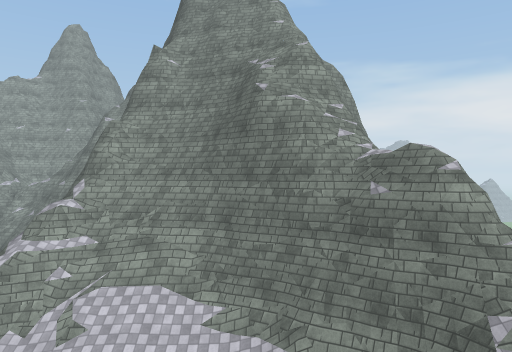
View 1 (above)

13 first-person views from a walk through a scene from a Unity 3-D project. The camera is 1.3 m above the floor, looks level and sees 70° across. The floor is counted in squares, 2 m on a side. Each view is taken from the middle of a square. On the plan, view 1 faces up. The plan holds only what a view shows up to about 11 squares ahead; the rest is blank. The place goes on beyond the plan. The terrain is drawn as flat ground. Some surface patterns are stand-ins.

View 2
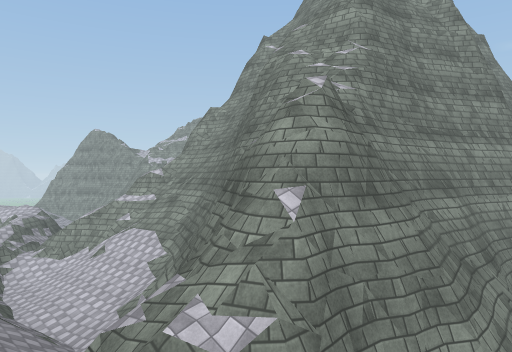

View 3
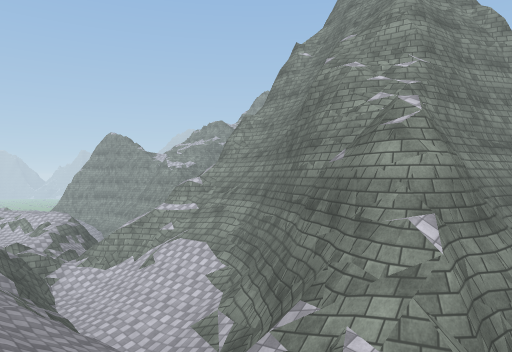

View 4
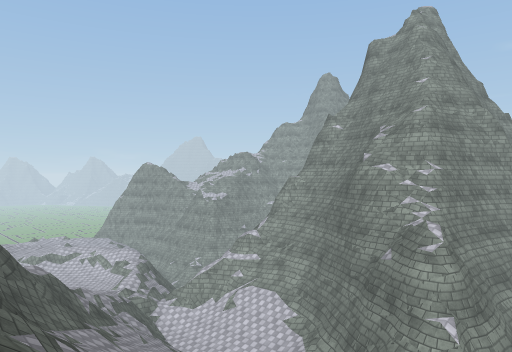

View 5
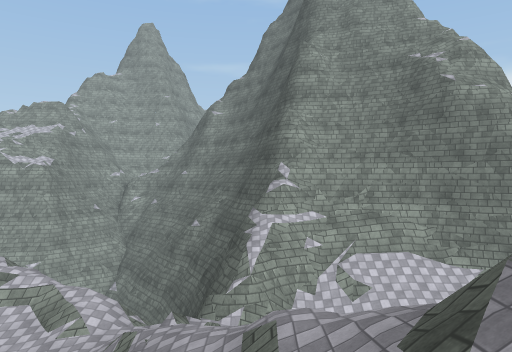

View 6
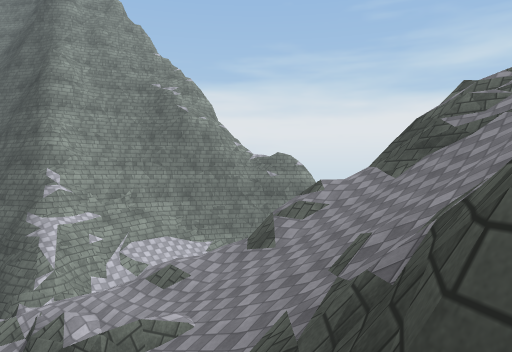

View 7
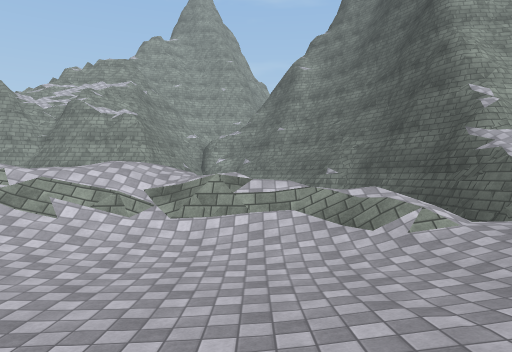

View 8
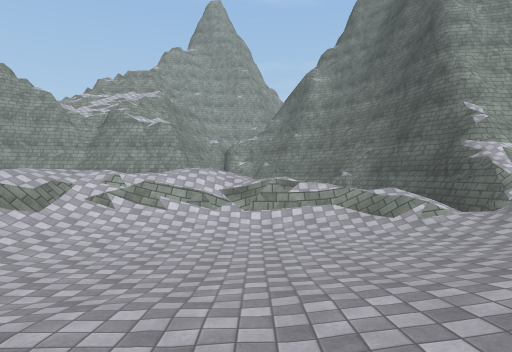

View 9
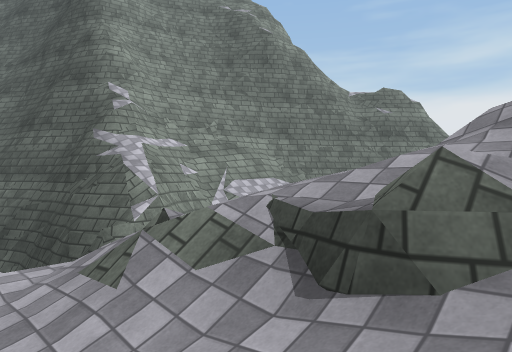

View 10
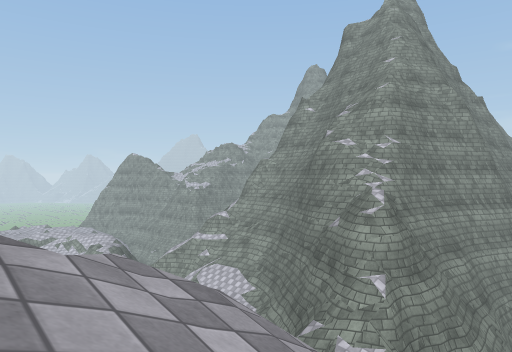

View 11
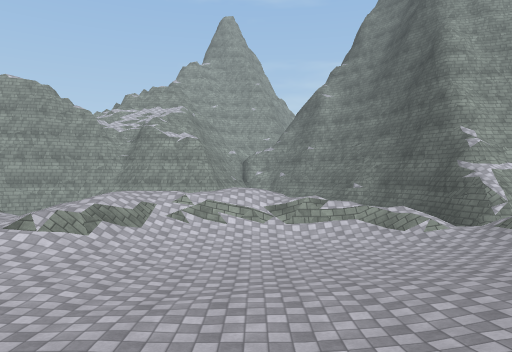

View 12
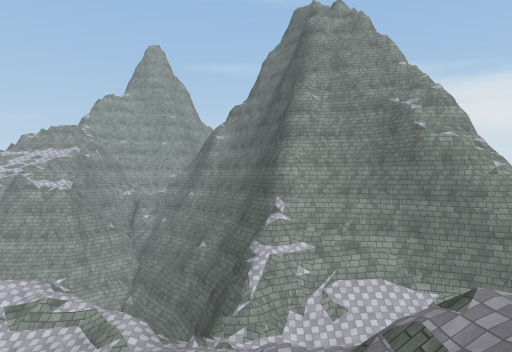

View 13
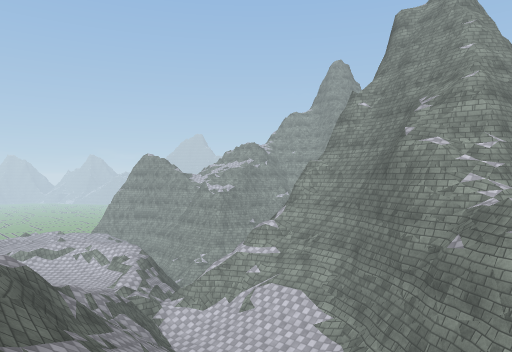

### Floor plan
Key: @ floor where view 1 was taken; # wall or solid block; x gap in a wall; . main floor; : floor 0.75 m higher than the main floor; - floor 1 m lower than the main floor; + floor 2.25 m higher than the main floor; / step, stairs or slope; = window, fence, low wall or low ledge; ^ raised ledge; v drop or lower ground.
Columns run from 18 left of view 1 to 8 right of it. Each row starts with its distance up from view 1.
 10           ###===^^    ^#
  9           ##===/=^^   ^##
  8     v//=   #==////^^  ^##
  7   /++//// /#=/////=^^^###
  6   /////////=////-///=^^#
  5 :///.....///////-////==#
  4 ://......://////////////
  3  //......:///////////    /
  2  ::.....:////  ////     /
  1   .....:: /////==///
  0    ....:   ////xv/@//
 -1       /    ////#v  #=  /  /
 -2           ==/////        /
 -3      /   /=//

Where each view was taken, in squares from view 1:
view 1: 0 up, 0 right, facing up
view 2: 3 up, 7 right, facing up-left
view 3: 2 up, 6 right, facing up-left
view 4: 2 down, 7 right, facing up-left
view 5: 1 down, 6 left, facing up
view 6: 3 down, 9 left, facing up-right
view 7: 1 up, 11 left, facing up
view 8: 1 down, 12 left, facing up
view 9: 2 up, 9 left, facing up-right
view 10: 1 down, 8 right, facing up-left
view 11: 3 down, 13 left, facing up
view 12: 3 down, 6 left, facing up
view 13: 1 down, 5 right, facing up-left
